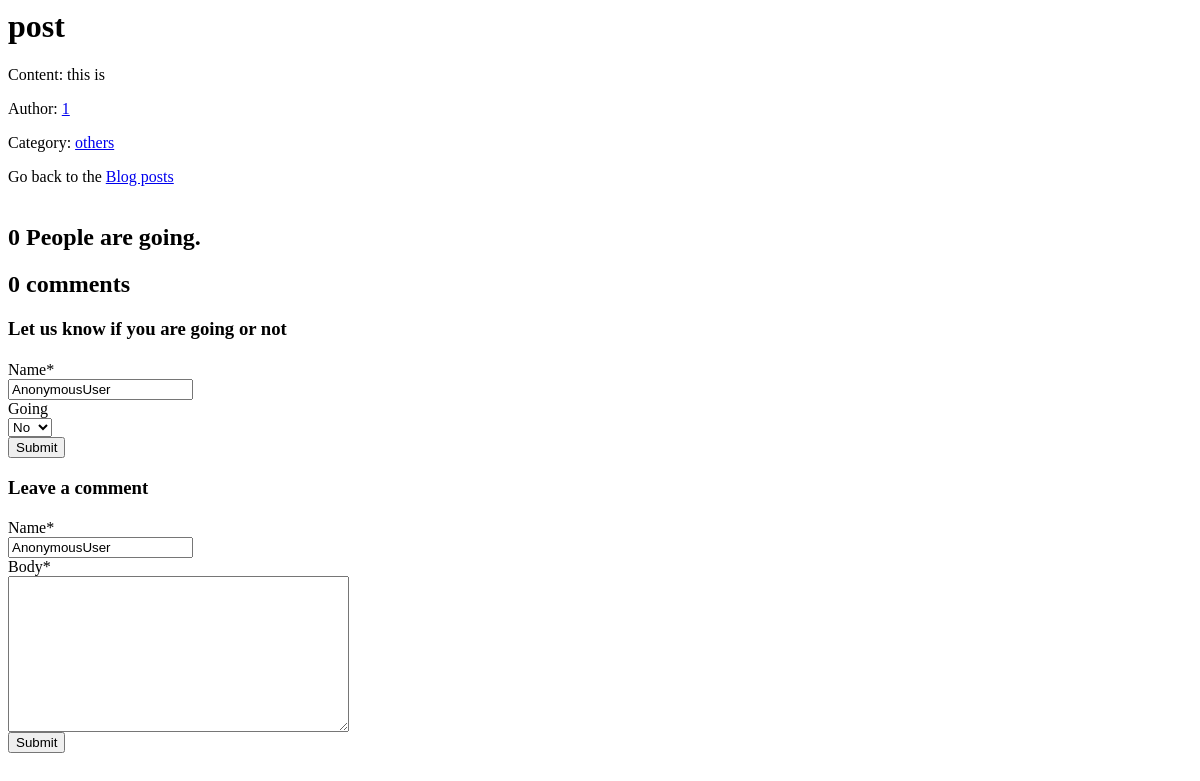
The app's page /posts/post/, older data.
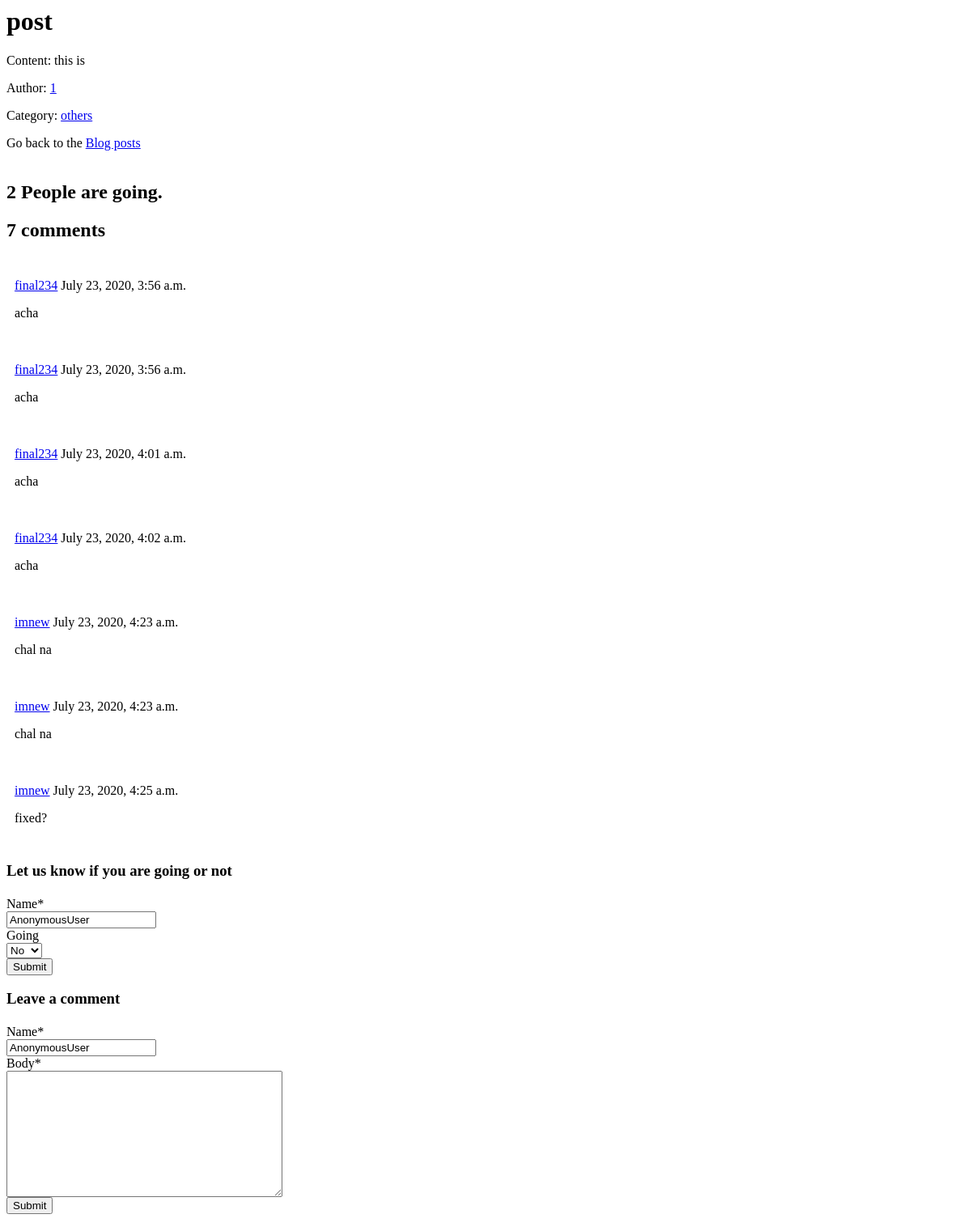
The same page, newer data.
### app1/models.py (models this page shows, shortened)
class Comment(models.Model):
    post = models.ForeignKey(Post,on_delete=models.CASCADE,related_name='comments')
    name = models.CharField(max_length=80)
    body = models.TextField()
    created_on = models.DateTimeField(auto_now_add=True)
    active = models.BooleanField(default=True)
    class Meta:
        ordering = ['created_on']

### app1/views.py (the view)
# urls.py: url(r'^posts/(?P<url>\S+)/$', posts_detail_view, name='posts_detail_view'),
def posts_detail_view(request, url=None):
    post= get_object_or_404(Post, url=url)
    goings= post.goings.filter(active=True)
    impcheck=True
    for i in goings:
        if i.name==request.user.username:
            impcheck=False
            break
    new_goings=None
    comments = post.comments.filter(active=True)
    new_comment = None
    if request.method == 'POST':
        comment_form = CommentForm(data=request.POST)
        if impcheck:
            going_form = Goingform(data=request.POST)
            if going_form.is_valid():
                if request.POST.get('going',False)!='False':
                    new_goings=going_form.save(commit=False)
                    new_goings.post=post
                    new_goings.save()
                else:
                    pass
        else:
            going_form=[]
            new_goings=True
        if comment_form.is_valid():
            new_comment = comment_form.save(commit=False)
            new_comment.post = post
            new_comment.save()
    else:
        comment_form = CommentForm()
        if not impcheck:
            new_goings=True
            going_form=[]
        else:
            going_form=Goingform()
    context= {'post': post,
              }
    return render(request, 'posts-detail-view.html', {'post': post,'comments': comments,'new_comment': new_comment,'comment_form': comment_form,'goings':goings,'new_goings':new_goings,'going_form':going_form})

### app1/forms.py
class CommentForm(forms.ModelForm):
    class Meta:
        model = Comment
        fields = ('name', 'body')

class Goingform(forms.ModelForm):
    class Meta:
        model = Going
        fields = ('name','going')
        widgets = {
            'going': forms.Select(choices=TRUE_FALSE_CHOICES)
        }

### Templates/posts-detail-view.html (shortened to what this page needs)
{% load crispy_forms_tags %}
<html>
<head>
</head>
<body>
<h1>{{ post.title }}</h1>
<p>Content: {{ post.content }}</p>
<p>Author: <a href="/user/profile/{{post.author}}">{{ post.user }}</a></p>
<p>Category: <a href="/{{post.category}}"> {{ post.category }}</a></p>
Go back to the <a href="/posts/">Blog posts </a><br><br>
<div class="col-md-8 card mb-4  mt-3 ">
    <h2>{{ goings.count }} People are going.</h2>
  </div>
    <div class="col-md-8 card mb-4  mt-3 ">
        <h2>{{ comments.count }} comments</h2>
        {% for comment in comments %}
        <div class="comments" style="padding: 10px;">
          <p class="font-weight-bold">
           <a href="/user/profile/{{comment.name}}"> {{ comment.name }}</a>
            <span class=" text-muted font-weight-normal">
              {{ comment.created_on }}
            </span>
          </p>
          {{ comment.body | linebreaks }}
        </div>
        {% endfor %}
      </div>
    <div class="col-md-8 card mb-4  mt-3 ">
     <div class="card-body">
      {% if new_goings %}
      <div class="alert alert-success" role="alert">
         Your response was updated
      </div>
      {% else %}
      <h3>Let us know if you are going or not</h3>
      <form method="post" style="margin-top: 1.3em;">
         <form method="post" style="margin-top: 1.3em;">
            <div id="div_id_name" class="form-group"> <label for="id_name" class="control-label  requiredField">
                   Name<span class="asteriskField">*</span> </label> <div class="controls "> <input type="text" name="name" maxlength="80" class="textinput textInput form-control" required="" id="id_name" value={{user}} readonly > </div> </div> <div id="div_id_going" class="form-group"> <label for="id_going" class="control-label ">
                   Going
               </label> <div class="controls "> <select name="going" class="select form-control" id="id_going"> <option value="True">Yes</option> <option value="False" selected="">No</option>
   </select> </div> </div>
        <button type="submit" class="btn btn-primary  btn-lg">Submit</button>
      </form>
      {% endif %}
     </div>
  </div>
    <div class="col-md-8 card mb-4  mt-3 ">
      <div class="card-body">
        <h3>Leave a comment</h3>
        <form method="post" style="margin-top: 1.3em;">
            <form method="post" style="margin-top: 1.3em;">
                <div id="div_id_name" class="form-group"> <label for="id_name" class="control-label  requiredField">
                                Name<span class="asteriskField">*</span> </label> <div class="controls "> <input type="text" name="name" maxlength="80" class="textinput textInput form-control" required id="id_name" value={{user}} readonly> </div> </div> <div id="div_id_body" class="form-group"> <label for="id_body" class="control-label  requiredField">
                                Body<span class="asteriskField">*</span> </label> <div class="controls "> <textarea name="body" cols="40" rows="10" class="textarea form-control" required id="id_body">
                </textarea> </div> </div>
          <button type="submit" class="btn btn-primary  btn-lg">Submit</button>
        </form>
      </div>
    </div>

Row changes from the older to the newer data that the page shows:
added Comment: name "final234", created_on "July 23, 2020, 3:56 a.m.", body "acha"
added Comment: name "final234", created_on "July 23, 2020, 3:56 a.m.", body "acha"
added Comment: name "final234", created_on "July 23, 2020, 4:01 a.m.", body "acha"
added Comment: name "final234", created_on "July 23, 2020, 4:02 a.m.", body "acha"
added Comment: name "imnew", created_on "July 23, 2020, 4:23 a.m.", body "chal na"
added Comment: name "imnew", created_on "July 23, 2020, 4:23 a.m.", body "chal na"
added Comment: name "imnew", created_on "July 23, 2020, 4:25 a.m.", body "fixed?"
Text that changed along with them:
{{ goings.count }}: "0" → "2"
{{ comments.count }}: "0" → "7"
